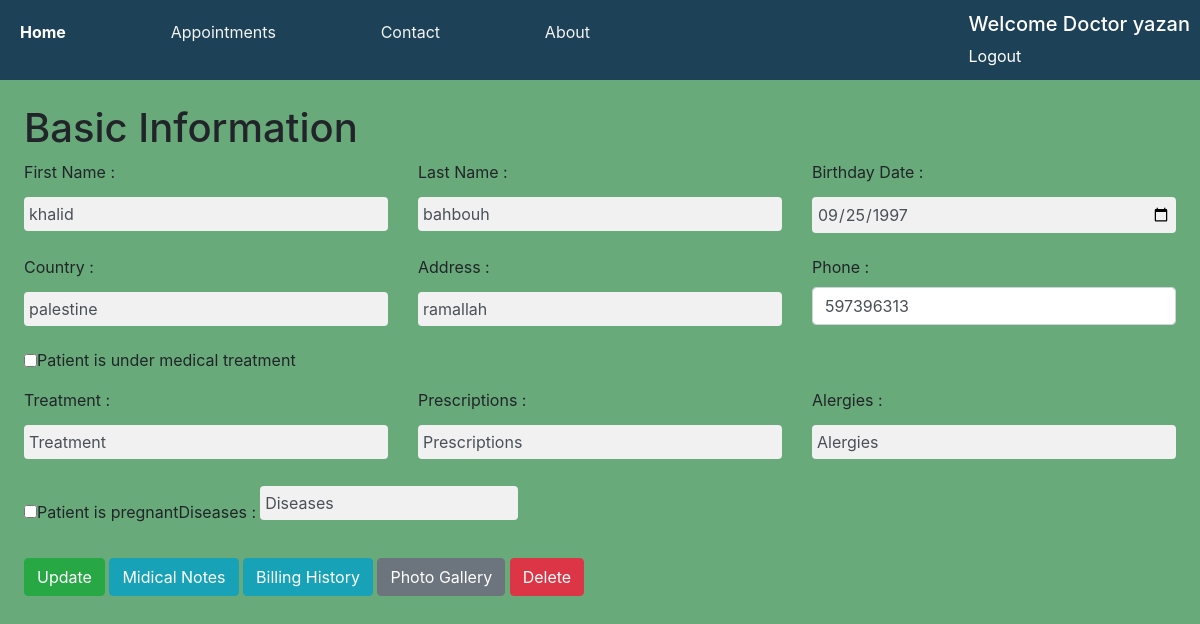
The page /basicInfo/1 (signed in) on the database its author committed.
### medicalSystemApp/models.py (models this page shows, shortened)
class patient(models.Model):
    patientName = models.CharField(max_length=45, null=True)
    sex = models.IntegerField()
    doctorName = models.ForeignKey(
        Doctor, related_name='doctor_id', on_delete=models.CASCADE)
    def patient_by_id(id):
        return patient.objects.get(id=id)

class basic_information(models.Model):
    lastName = models.CharField(null=True, max_length=45)
    birthDate = models.DateField(null=True)
    country = models.CharField(max_length=15, null=True)
    address = models.CharField(max_length=25, null=True)
    phone = models.IntegerField(null=True)
    underTreatment = models.IntegerField(null=True, default=0)
    treatment = models.CharField(max_length=25, null=True)
    prescriptions = models.CharField(max_length=25, null=True)
    alergies = models.CharField(max_length=25, null=True)
    pregnant = models.IntegerField(null=True, default=0)
    diseases = models.CharField(max_length=25, null=True)
    patient_info = models.ForeignKey(
        patient, related_name='patients_info', on_delete=models.CASCADE)
    objects = usersManger()
    def check_if_exsists(id):
        if (basic_information.objects.filter(patient_info=id).exists()):
            return True
        return False

### medicalSystemApp/views.py (the view)
# urls.py: path('basicInfo/<int:id>', views.basicInfo, name='basicInfo'),
def basicInfo(request, id):
    if not 'userid' in request.session:
        return redirect('/')
    if request.method == 'POST':
        errors = basic_information.objects.basic_informatiom_validator(
            request.POST)
        if len(errors) > 0:
            for key, value in errors.items():
                messages.error(request, value)
            return redirect(f'/dashboard/basicInfo/{id}')
        firstName = request.POST['firstName']
        lastName = request.POST['lastName']
        birthDate = request.POST['birthDate']
        country = request.POST['country']
        address = request.POST['address']
        phone = int(request.POST['phone'])
        underTreatment = int(request.POST.get('underTreatment', False))
        treatment = request.POST['treatment']
        prescriptions = request.POST['prescriptions']
        alergies = request.POST['alergies']
        pregnant = int(request.POST.get('pregnant', False))
        diseases = request.POST['diseases']
        id = int(id)
        if (basic_information.check_if_exsists(id)):
            basic_information._update(id, firstName, lastName, birthDate, country, address,
                                      phone, underTreatment, treatment, prescriptions, alergies, pregnant, diseases)
        else:
            basic_information.add_basic_information(
                id, lastName, birthDate, country, address, phone, underTreatment, treatment, prescriptions, alergies, pregnant, diseases)
        return redirect('/dashboard')
    else:
        if (basic_information.check_if_exsists(id)):
            context = {
                'patient_id': patient.patient_by_id(id),
                'basic_information': basic_information.objects.filter(patient_info=id)[0]
            }
        else:
            context = {
                'patient_id': patient.patient_by_id(id),
                'basic_information': {}
            }
        return render(request, 'basic_info.html', context=context)

### medicalSystemApp/templates/basic_info.html (shortened to what this page needs)
<!DOCTYPE html>
<html lang="en">
<head>
    {% load static %}
    <link rel="stylesheet" href="{% static 'css/style.css' %}">
    <link rel="stylesheet" href="https://cdn.jsdelivr.net/npm/bootstrap@4.0.0/dist/css/bootstrap.min.css">
</head>
<body class="patient-page">
    <div class="nav">
            <ul class="nav-links">
                <a class="active" href="{% url 'medicine:dashboard' %}">Home</a>
                <a href="#appointments">Appointments</a>
                <a href="#contact">Contact</a>
                <a href="#about">About</a>
            </ul>
            <div>
                <h5 >Welcome Doctor {{ request.session.username }}</h5>
                <div>
                    <a style="color: white" href="{% url 'medicine:destroy' %}">Logout</a>
                </div>
            </div>
        </div>
    <form action="{% url 'medicine:basicInfo' patient_id.id %}" method="post">
        <div>
            <div class="m-4">
                <h1>Basic Information</h1>
                <div class="row">
                    <div class="col-4">
                        <label for="firstName" class="mr-1">First Name : </label>
                        <input type="text" name="firstName" class="form-control"
                            placeholder="First Name" value="{{ patient_id.patientName }}">
                    </div>
                    <div class="col-4">
                        <label for="lastName" class="mr-1">Last Name : </label>
                        <input type="text" name="lastName" value="{{ basic_information.lastName }}" id="lastName"
                            placeholder="Last Name"
                            class="form-control"/>
                    </div>
                    <div class="col-4">
                        <label for="birthDate" class="mr-1">Birthday Date : </label>
                        <input type="date" name="birthDate" class="form-control"
                            placeholder="Birthday Date" value="{{ basic_information.birthDate|date:'Y-m-d' }}">
                    </div>
                </div>
                <div class="row">
                    <div class="col-4">
                        <label for="country" class="mr-1">Country : </label>
                        <input type="text" name="country" class="form-control"
                            placeholder="Country" value="{{ basic_information.country }}">
                    </div>
                    <div class="col-4">
                        <label for="address" class="mr-1">Address : </label>
                        <input type="text" name="address" value="{{ basic_information.address }}" id="address"
                            placeholder="address"
                            class="form-control" />
                    </div>
                   <div class="col-4">
                    <label for="phone" class="mr-1">Phone : </label>
                    <input type="number" name="phone" class="form-control"
                        placeholder="Phone" value="{{ basic_information.phone }}">
                   </div>
                </div>
                <div class="position-relative form-group form-inline">
                    <input type="checkbox" name="underTreatment" class="form-control"
                    placeholder="First Name" value="1">
                <label for="underTreatment" class="mr-1">Patient is under medical treatment</label>
                </div>
                <div class="row">
                    <div class="col-4">
                        <label for="treatment" class="mr-1">Treatment : </label>
                    <input type="text" name="treatment" class="form-control"
                        placeholder="Treatment" value="{{ basic_information.treatment }}">
                    </div>
                    <div class="col-4">
                        <label for="prescriptions" class="mr-1">Prescriptions : </label>
                    <input type="text" name="prescriptions" class="form-control"
                        placeholder="Prescriptions" value="{{ basic_information.prescriptions }}">
                    </div>
                   <div class="col-4">
                    <label for="alergies" class="mr-1">Alergies : </label>
                    <input type="text" name="alergies" value="{{ basic_information.alergies }}" id="alergies"
                        placeholder="Alergies" autoComplete="email"
                        class="form-control" />
                   </div>
                </div>
                <div class="position-relative form-group form-inline">
                    <input type="checkbox" name="pregnant" class="form-control"
                        placeholder="pregnant" value="1">
                    <label for="pregnant" class="mr-6">Patient is pregnant</label>
                    <label for="diseases" class="mr-1">Diseases : </label>
                    <input type="text" name="diseases" class="form-control"
                        placeholder="Prescriptions" value="{{ basic_information.diseases }}">
                </div>
                <button type="submit" class="btn btn-success">Update</button>
                <a href="{% url 'medicine:MidNotes' patient_id.id %}" class="btn btn-info">Midical Notes</a>
                <a href="{% url 'medicine:billingHistory' patient_id.id %}" class="btn btn-info">Billing
                    History</a>
                <a href="{% url 'medicine:midPhoto' patient_id.id %}" class="btn btn-secondary">Photo Gallery</a>
                <a href="{% url 'medicine:delete' patient_id.id %}" class="btn btn-danger">Delete</a>
            </div>
    </form>
</body>
</html>

### medicalSystemApp/static/css/style.css (style rules this page uses)
:root { --blue: #007bff; --indigo: #6610f2; --purple: #6f42c1; --pink: #e83e8c; --red: #dc3545; --orange: #fd7e14; --yellow: #ffc107; --green: #69aa7a; --teal: #20c997; --cyan: #17a2b8; --white: #fff; --gray: #6c757d; --gray-dark: #343a40; --primary: #6995aa; --secondary: #1d4157; --success: #69aa7a; --info: #17a2b8; --warning: #ffc107; --danger: #db917d; --light: #f7f7f7; --dark: #343a40; --grey: #9b9b9b; --breakpoint-xs: 0; --breakpoint-sm: 576px; --breakpoint-md: 768px; --breakpoint-lg: 992px; --breakpoint-xl: 1200px; --font-family-sans-serif: Raleway, -apple-system, BlinkMacSystemFont, "Segoe UI", Roboto, "Helvetica Neue", Arial, sans-serif, "Apple Color Emoji", "Segoe UI Emoji", "Segoe UI Symbol", "Noto Color Emoji"; --font-family-monospace: SFMono-Regular, Menlo, Monaco, Consolas, "Liberation Mono", "Courier New", monospace; }
*, *::before, *::after { -webkit-box-sizing: border-box; box-sizing: border-box; }
html { font-family: sans-serif; line-height: 1.15; -webkit-text-size-adjust: 100%; -ms-text-size-adjust: 100%; -ms-overflow-style: scrollbar; -webkit-tap-highlight-color: rgba(0, 0, 0, 0); }
body { margin: 0; font-family: Raleway, -apple-system, BlinkMacSystemFont, "Segoe UI", Roboto, "Helvetica Neue", Arial, sans-serif, "Apple Color Emoji", "Segoe UI Emoji", "Segoe UI Symbol", "Noto Color Emoji"; font-size: 1rem; font-weight: 400; line-height: 1.5; color: #20221e; background-color: #fff; }
* { box-sizing: border-box }
input[type=text], input[type=password] { width: 100%; padding: 15px; margin: 5px 0 22px 0; display: inline-block; border: none; background: #f1f1f1; }
a { color: dodgerblue; }

### medicalSystemApp/templates/basic_info.html (style rules this page uses)
.flex-container, .nav-links, .nav { display: flex; justify-content: space-between; align-items: center; padding: 10px; }
.nav { height: 80px; background-color: #1d4157; color: #fff; margin-bottom: 20px; }
.nav-links { width: 50%; list-style-type: none; align-items: center; }
.nav-links a { color: #f3f3f3; text-decoration: none; }
.nav-links a.active { color: #fff; font-weight: bold; }
h5 { color: white; }
.patient-page { background-color: #69aa7a; }
input[type=text], input[type=password], [type=email], [type=date] { width: 100%; padding: 5px; margin: 5px 0 22px 0; display: inline-block; border: none; background: #f1f1f1; }

### rows shown on the page
patient: firstName "khalid"
basic_information: lastName "bahbouh", birthDate "09/25/1997", country "palestine", address "ramallah", phone "597396313", treatment "Treatment", prescriptions "Prescriptions", alergies "Alergies", diseases "Diseases"

### other values the page prints
{{ request.session.username }} "yazan"
